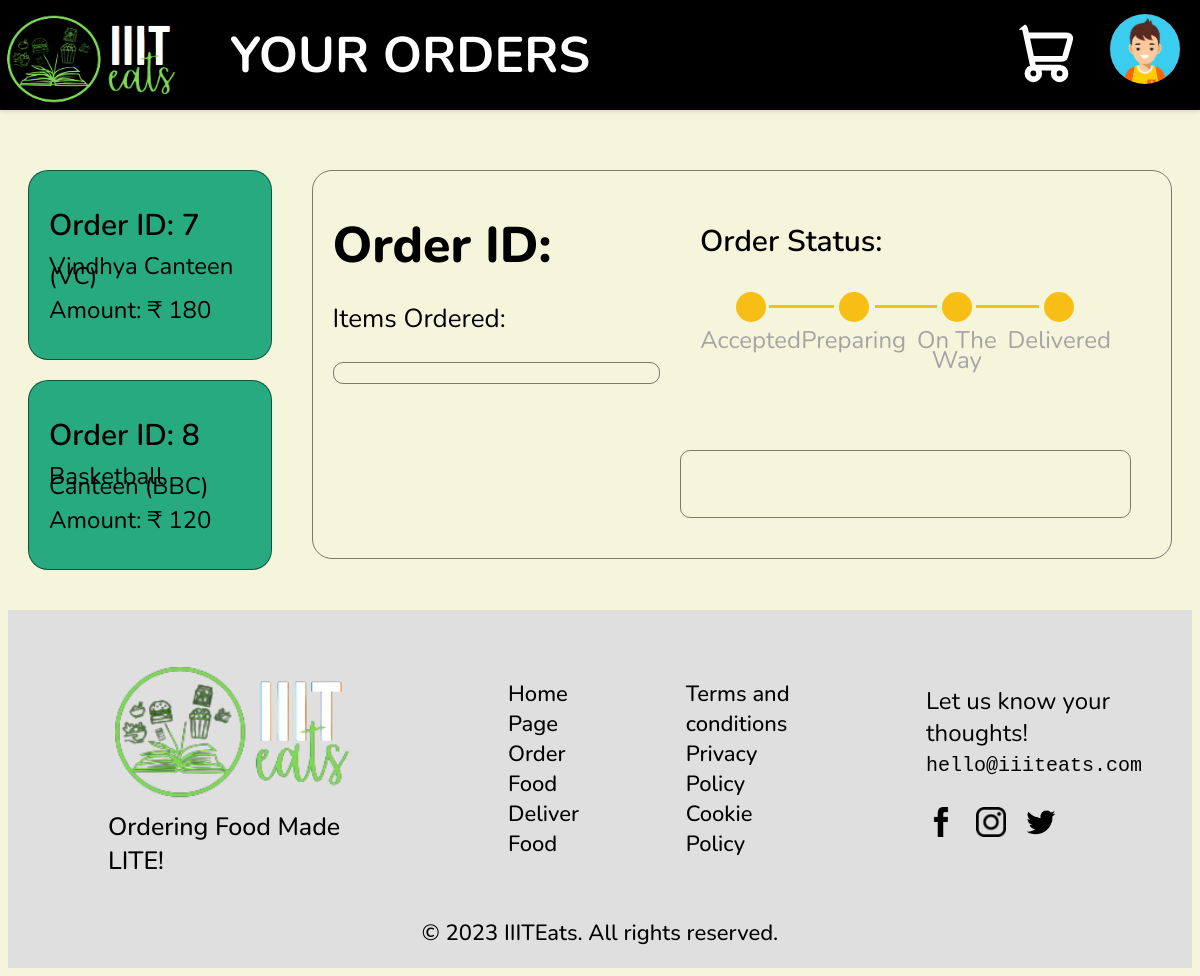
Page /viewOrders (signed in) on the committed database.
### tables this page shows
CREATE TABLE canteens (id INTEGER PRIMARY KEY NOT NULL, name TEXT, landmark TEXT, description TEXT);

### main.py (the view)
@app.route('/viewOrders')
def viewOrders():
    user = getUser()
    myConn = sqlite3.connect(DB_NAME)
    myCursor = myConn.cursor()
    myCursor.execute('SELECT * FROM liveOrders WHERE customer_id=?', (user['id'],))
    data = myCursor.fetchall()
    print("LiveOrders",(data))
    orders = []
    for rec in data:
        orders.append(getOrder(rec[2]))
    print(orders)
    myConn.close()
    return render_template('order-tracking.html', orders = orders, user = getUser())

### main.py (called while the page is built)
def getUser():
    if not session.get('user'):
        return {'id': 0, 'name': 'Guest', 'phone': 0}
    user = session['user']
    myConn = sqlite3.connect(DB_NAME)
    myCursor = myConn.cursor()
    myCursor.execute('SELECT * FROM users WHERE rollno=?', (user,))
    user = myCursor.fetchone()
    myConn.close()
    usr = {}
    if user is not None :
        usr['id'] = user[0]
        usr['name'] = user[1]
        usr['phone'] = user[4]
    else:
        usr['id'] = 0
        usr['name'] = 'Guest'
        usr['phone'] = 9874563210
    return usr

def getItem(itemID):
    myconn = sqlite3.connect(DB_NAME)
    myCursor = myconn.cursor()
    myCursor.execute('SELECT * FROM items WHERE id=?', (itemID,))
    rec = myCursor.fetchone()
    item = {}
    item['id'] = rec[0]
    item['name'] = rec[1]
    item['price'] = "₹ " + str(rec[2])
    item['canteen_id']= int(rec[3])
    item['non_veg'] = 1 if rec[4] else 0
    myconn.close()
    return item

### templates/order-tracking.html (shortened to what this page needs)
<!DOCTYPE html>
<html>
	<head>
		<link rel="stylesheet" href="../static/css/order-tracking.css" />
		<link rel="stylesheet" href="../static/css/navbar.css" />
		<link rel="stylesheet" href="../static/css/footer.css" />
	</head>
	<body style="background-color: beige">
		<nav
		style="
			display: flex;
			justify-content: space-between;
			align-items: center;
			height: 110px;
			padding: 0 20px;
			background-color: black;
			box-shadow: 0 2px 4px rgba(0, 0, 0, 0.1);
			position: fixed;
			top: 0;
			left: 0;
			right: 0;
			z-index: 999;
		"
	>
	<div class="logo">
		<a href="/" style="text-decoration: none" onclick="playLogoAnimation(event)">
			<img src="../static/assets/logo.png" alt="Logo" />
		</a>
	</div>
		<div class="site-name">YOUR ORDERS</div>
		<div class="cart-navbar">
			<a href="cart" style="text-decoration: none">
				<img
					src="../static/assets/cart.svg"
					alt="Cart"
					style="z-index: 700; padding-right: 30px;;"
				/>
			</a>
		</div>
		<div class="profile">
			<img src="../static/assets/user.jpg" class="user-img" alt="Profile" style=" transform: translateY(-20px)" />
		</div>
	</nav>
		<div style="display: flex; flex-direction: row; margin-top: 150px">
			<div class="left-div">
				<div>
					{% for order in orders %}
					<div
						class="delivery-item"
						order="{{order['order_id']}}"
						onclick="viewOrder('{{order['order_id']}}')"
					>
						<p
							id="order_id"
							style="
								font-size: 30px;
								font-weight: 600;
								line-height: 10px;
							"
							class="list-of-orders-ids"
						>
							Order ID: {{order['order_id']}}
						</p>
						<p
							style="
								font-size: 24px;
								font-weight: 400;
								line-height: 10px;
							"
						>
							{{order['canteen_name']}}
						</p>
						<p
							style="
								font-size: 24px;
								font-weight: 400;
								line-height: 10px;
							"
						>
							Amount: ₹ {{order['amount']}}
						</p>
					</div>
					{% endfor %}
				</div>
			</div>
			<div class="right-div">
				<div class="delivery-item-details">
					<div style="width: 60%">
						<p
							class="order_id"
							style="
								font-size: 50px;
								font-weight: 800;
								line-height: 10px;
							"
						>
							Order ID:
						</p>
						<p style="font-size: 26px">Items Ordered:</p>
						<div class="list-of-items"></div>
					</div>
					<div style="width: 60%">
						<div class="order-details">
							<p style="font-size: 30px; font-weight: 600">
								Order Status:
							</p>
							<div
								style="
									display: flex;
									flex-direction: row;
									justify-content: center;
								"
							>
								<div id="state1" class="order-tracking">
									<span class="is-complete"></span>
									<p style="font-size: 24px">
										Accepted<br />
									</p>
								</div>
								<div id="state2" class="order-tracking">
									<span class="is-complete"></span>
									<p style="font-size: 24px">
										Preparing<br />
									</p>
								</div>
								<div id="state3" class="order-tracking">
									<span class="is-complete"></span>
									<p style="font-size: 24px">On The Way</p>
								</div>
								<div id="state4" class="order-tracking">
									<span class="is-complete"></span>
									<p style="font-size: 24px">
										Delivered<br />
									</p>
								</div>
							</div>
						</div>
						<div class="customer-details">
						</div>
					</div>
				</div>
			</div>
		</div>
		<footer class="footer">
			<div class="footer-main">
				<div class="footer-section footer-section1">
					<img class="footer-logo" src="../static/assets/logo.png" />
					<p class="footer-tagline">Ordering Food Made LITE!</p>
				</div>
				<div class="footer-section">
					<p class="footer-section-mid-item">
						<a href="/">Home Page</a>
					</p>
					<p class="footer-section-mid-item">
						<a href="canteens">Order Food</a>
					</p>
					<p class="footer-section-mid-item">
						<a href="viewDeliveries">Deliver Food</a>
					</p>
				</div>
				<div class="footer-section">
					<p class="footer-section-mid-item">
						<a href="tnc">Terms and conditions</a>
					</p>
					<p class="footer-section-mid-item">
						<a href="privacy">Privacy Policy</a>
					</p>
					<p class="footer-section-mid-item">
						<a href="cookie">Cookie Policy</a>
					</p>
				</div>
				<div class="footer-section footer-section4">
					<div class="footer-section4-text">
						<p class="footer-section4-title">
							Let us know your thoughts!
						</p>
						<p class="footer-section4-contact">
							<a href="mailto://hello@imelody.com"
								>hello@iiiteats.com</a
							>
						</p>
					</div>
					<div class="footer-socials">
						<a href="https://facebook.com/iiiteats" target="_blank">
							<img
								class="footer-socials-item"
								src="../static/assets/social-fb.png"
							/>
						</a>
						<a
							href="https://instagram.com/iiiteats"
							target="_blank"
						>
							<img
								class="footer-socials-item"
								src="../static/assets/social-ig.png"
							/>
						</a>
						<a href="https://twitter.com/iiiteats" target="_blank">
							<img
								class="footer-socials-item"
								src="../static/assets/social-twitter.png"
							/>
						</a>
					</div>
				</div>
			</div>
			<div class="footer-copyright">
				<p>© 2023 IIITEats. All rights reserved.</p>
			</div>
		</footer>
	</body>
</html>

### static/css/order-tracking.css (style rules this page uses)
.left-div { width:25%; padding: 20px; }
.delivery-item { border-radius: 20px; padding: 20px; border: solid 1px rgb(0, 0, 0, 0.5); font-family: Nunito; transition: 300ms all; margin-bottom: 20px; background-color: #27aa80; }
.right-div { width:75%; padding: 20px; }
.delivery-item-details { border-radius: 20px; padding: 20px; border: solid 1px rgb(0, 0, 0, 0.5); font-family: Nunito; transition: 300ms all; display: flex; flex-direction: row; }
.list-of-items { border: solid 1px rgb(0, 0, 0, 0.5); border-radius: 10px; padding: 20px; display: grid; padding-bottom: 0px }
.customer-details { border-radius: 10px; border: solid 1px rgb(0, 0, 0, 0.5); font-family: Nunito; padding: 20px; margin: 20px; }
.order-details { padding: 20px; margin: 20px; transform: translateY(-40px); }
.order-tracking { text-align: center; width: 150px; position: relative; display: block; }
.order-tracking .is-complete { display: block; position: relative; border-radius: 50%; height: 30px; width: 30px; border: 0px solid #AFAFAF; background-color: #f7be16; margin: 0 auto; z-index: 2; }
.order-tracking .is-complete:after { display: block; position: absolute; content: ''; height: 14px; width: 7px; top: -2px; bottom: 0; left: 5px; margin: auto 0; border: 0px solid #AFAFAF; border-width: 0px 2px 2px 0; transform: rotate(45deg); opacity: 0; }
.order-tracking p { color: #A4A4A4; font-size: 16px; margin-top: 8px; margin-bottom: 0; line-height: 20px; }
.order-tracking::before { content: ''; display: block; height: 3px; width: calc(100% - 40px); background-color: #f7be16; top: 13px; position: absolute; left: calc(-50% + 20px); z-index: 0; }
.order-tracking:first-child:before { display: none; }

### static/css/navbar.css (style rules this page uses)
.logo img { height: 100px; width: 180px; margin-top: 15px; margin-left:-10%; }
.site-name { justify-content: center; align-items: center; width:1600px; color: white; font-family: Nunito; font-weight: 700; font-size: 50px; padding-left: 30px; }
.cart-navbar { display: flex; align-items: center; position: relative; align-self: right; }
.profile { display: flex; align-items: center; position: relative; transition: opacity 0.5s ease-in-out, transform 0.5s ease-in-out; }
.profile img { height: 70px; width: 70px; border-radius: 50px; z-index: 900; margin-top: 27px; transition: all 0.5s ease; }
.cart-navbar img { height: 70px; width: 70px; border-radius: 50px; z-index: 900; transition: all 0.5s ease; }

### static/css/footer.css (style rules this page uses)
.footer p { color: rgb(0, 0, 0); }
.footer { display: flex; flex-direction: column; width: 100%; align-items: center; padding-bottom: 20px; background-color: rgb(223, 223, 223); font-family: Nunito; }
.footer-main { width: 100%; display: flex; align-items: center; justify-content: space-around; height: fit-content; padding-top: 50px; padding-bottom: 40px; }
.footer-section { display: flex; flex-direction: column; align-items: center; justify-content: center; padding-left: 50px; padding-right: 50px; }
.footer-section1 { padding-left: 100px; padding-right: 100px; }
.footer-logo { width: 250px; max-width: 500; }
.footer-tagline { font-family: Nunito; font-weight: 500; font-size: 25px; margin: 0; padding: 0; align-self: flex-start; }
.footer-section-mid-item { font-family: Nunito; font-weight: 500; font-size: 22px; margin: 0; padding: 0; align-self: flex-start; }
.footer-section4 { align-items: flex-start; }
.footer-section4-text { align-self: flex-start; margin-left: 10px; }
.footer-section4-title { font-family: Nunito; font-size: 24px; margin: 0px; padding: 0px; }
.footer-section4-contact { font-family: monospace; font-size: 20px; margin-top: 5px; font-weight: 500; }
.footer-socials { display: flex; align-items: center; justify-content: center; }
.footer-socials-item { width: 30px; height: 30px; margin: 10px; }
.footer-socials-item a, .footer-section4-contact a, .footer-section a { color: inherit; text-decoration: inherit; }
.footer-copyright p { font-family: Nunito; font-size: 22px; font-weight: 500; margin: 0; padding: 0; text-align: center; }

### rows in the picture
canteens: canteen_name "Vindhya Canteen (VC)"
canteens: canteen_name "Basketball Canteen (BBC)"

### other values in the picture
{{ order['order_id'] }} "7" "8"
{{ order['amount'] }} "180" "120"
